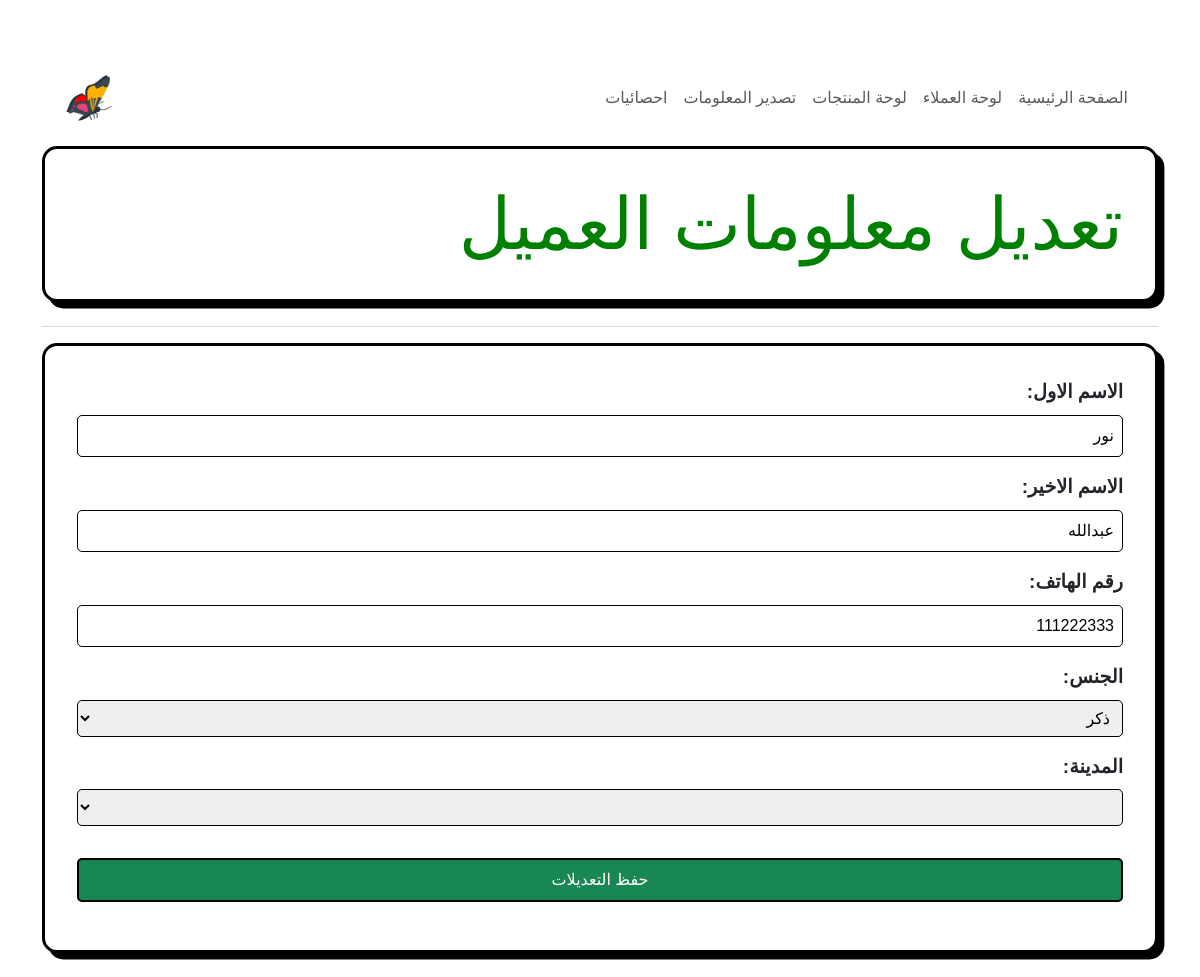
Page /customers/edit_cust_info.php?id=4 on the committed database.
### tables this page shows
CREATE TABLE customers (
	customer_id INT auto_increment NOT NULL primary key,
    fname varchar(50),
    lname varchar(50),
    phone_number BIGINT
);

### src/functions.php (called while the page is built, shortened)
<?php
function get_data($conn, $table_name, $id_col_name, $id_value) {
    $select = "SELECT * FROM $table_name WHERE $id_col_name = $id_value";
    $result = $conn->query($select);
    return $result;
}

### public/customers/edit_cust_info.php (the view, shortened to what this page needs)
<?php
require_once '../../src/db_connection.php';
require_once '../../src/functions.php';
$cust_data = array_values(get_data($conn, 'customers', 'customer_id', $_GET['id'])->fetch_assoc());
?>
<!DOCTYPE html>
<html lang="ar">
<head>
    <link href="https://cdn.jsdelivr.net/npm/bootstrap@5.3.3/dist/css/bootstrap.min.css" rel="stylesheet">
    <link rel="stylesheet" href="../../assets/css/styles.css">
</head>
<body class="container" style="direction: rtl;">
<div class="col-md-12" style="padding:10px;">
        <nav class="navbar navbar-expand-lg navbar-light">
            <div class="container-fluid">
                <div class="collapse navbar-collapse" id="navbarNav">
                    <div class="navbar-nav">
                        <a class="nav-link" href="../index.php">الصفحة الرئيسية</a>
                        <a class="nav-link" href="../customers/customers.php">لوحة العملاء</a>
                        <a class="nav-link" href="../items.php">لوحة المنتجات</a>
                        <a class="nav-link" href="">تصدير المعلومات</a>
                        <a class="nav-link" href="">احصائيات</a>
                    </div>
                </div>
                <a class="navbar-brand" href="#">
                    <img src="../../assets/img/logo.png" alt="Logo" width="50" height="50">
                </a>
            </div>
        </nav>
    </div>
    <h1 class="card" style="color:green;font-size: 72px;">تعديل معلومات العميل</h1>
    <hr class="featurette-divider">
    <div class="col-md-12">
        <div class="card">
            <form action="../../src/process_edit_info.php" method="post">
                <div class="mb-3">
                    <label for="customer_fname">الاسم الاول:</label>
                    <input type="text" name="customer_fname" id="customer_fname" value="<?php echo $cust_data[1] ?>" required>
                </div>
                <div class="mb-3">
                    <label for="customer_lname">الاسم الاخير:</label>
                    <input type="text" name="customer_lname" id="customer_lname" value="<?php echo $cust_data[2] ?>" required>
                </div>
                <div class="mb-3">
                    <label for="customer_phone">رقم الهاتف:</label>
                    <input type="number" name="customer_phone" id="customer_phone"  value="<?php echo $cust_data[3] ?>"  maxlength="11" placeholder="07801234567" required>
                </div>
                <div class="mb-3">
                    <label for="customer_gender">الجنس:</label>
                    <select name="customer_gender" id="customer_gender" required>
                        <option  value="<?php echo $cust_data[4] ?>" selected><?php if($cust_data[4]=='F'){echo 'أنثى';} else {echo 'ذكر';}  ?></option>
                    </select>
                </div>
                <div class="mb-3">
                    <label for="customer_city">المدينة:</label>
                    <select name="customer_city" id="customer_city" required>
                        <option  value="<?php echo $cust_data[1] ?>" selected><?php echo $cust_data[5] ?></option>
                        <option value="بغداد">بغداد</option>
                    </select>
                </div>
                <div class="mb-3">
                    <input class="btn btn-success" type="submit" value="حفظ التعديلات">
                </div>
            </form>
        </div>
    </div>
</body>
</html>

### assets/css/styles.css (style rules this page uses)
body { color: dimgrey; font-family: 'Cairo', sans-serif; margin-top: 50px; }
.card { border: 3px solid black; padding: 2rem; border-radius: 15px; box-shadow: 0.4rem 0.4rem black; margin-bottom: 1.5rem; }
label { font-size: 1.2rem; font-weight: bold; }
input[type="text"], input[type="number"], select ,button[type="submit"] { width: 100%; padding: 0.5rem; margin-top: 0.5rem; border: 1px solid black; border-radius: 5px; }
input[type="submit"],button[type="submit"] { width: 100%; padding: 0.5rem; margin-top: 1rem; border: 2px solid black; border-radius: 5px; cursor: pointer; }

### rows in the picture
customers: customer_fname "نور", customer_lname "عبدالله", customer_phone "111222333"
